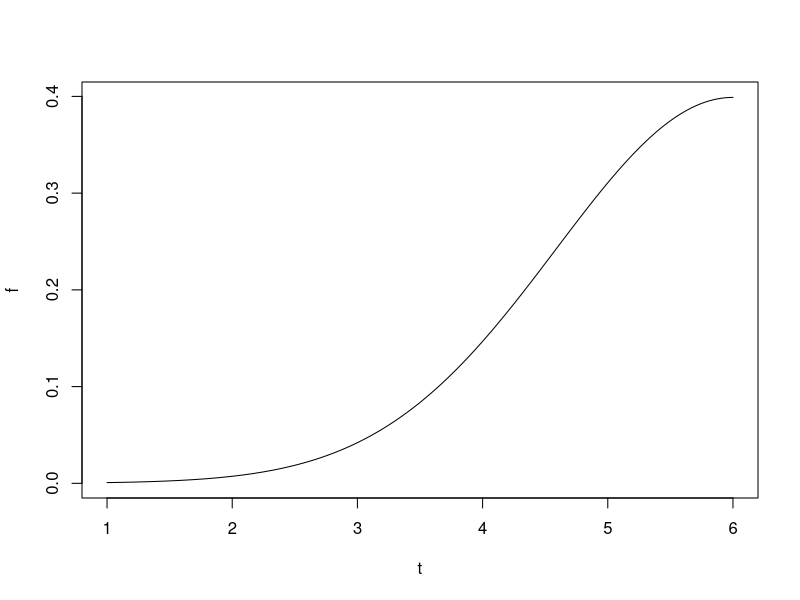

This chart was generated by the following R code:
normal_density = function(n, d)
{
  t = seq(n, d, length = 400)
  f = 1/sqrt(2 * pi * d) * exp(-((t - n)^2) / (2 * d)^2)
  plot(t, f, type = "l", lwd = 1)
}

n = 6
d = 1

normal_density(n, d)